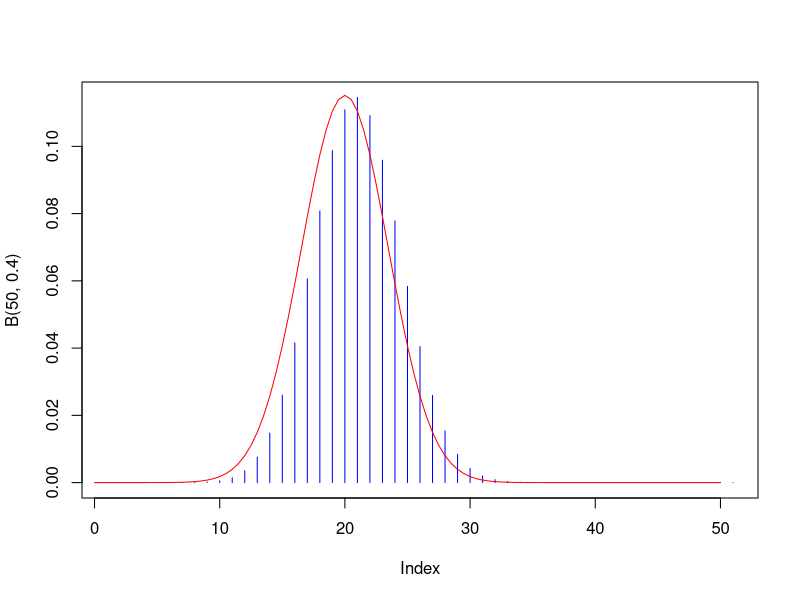

This figure's R source:
###
### Exercice 5
###

par(mfrow = c(1,1))
plot(dbinom(0:50, 50, 0.4), type="h", ylab = "B(50, 0.4)", col="blue")
curve(dnorm(x, 20, sqrt(12)), 0, 50, ylab = "N(20, 12)", col = "red", add=T)
